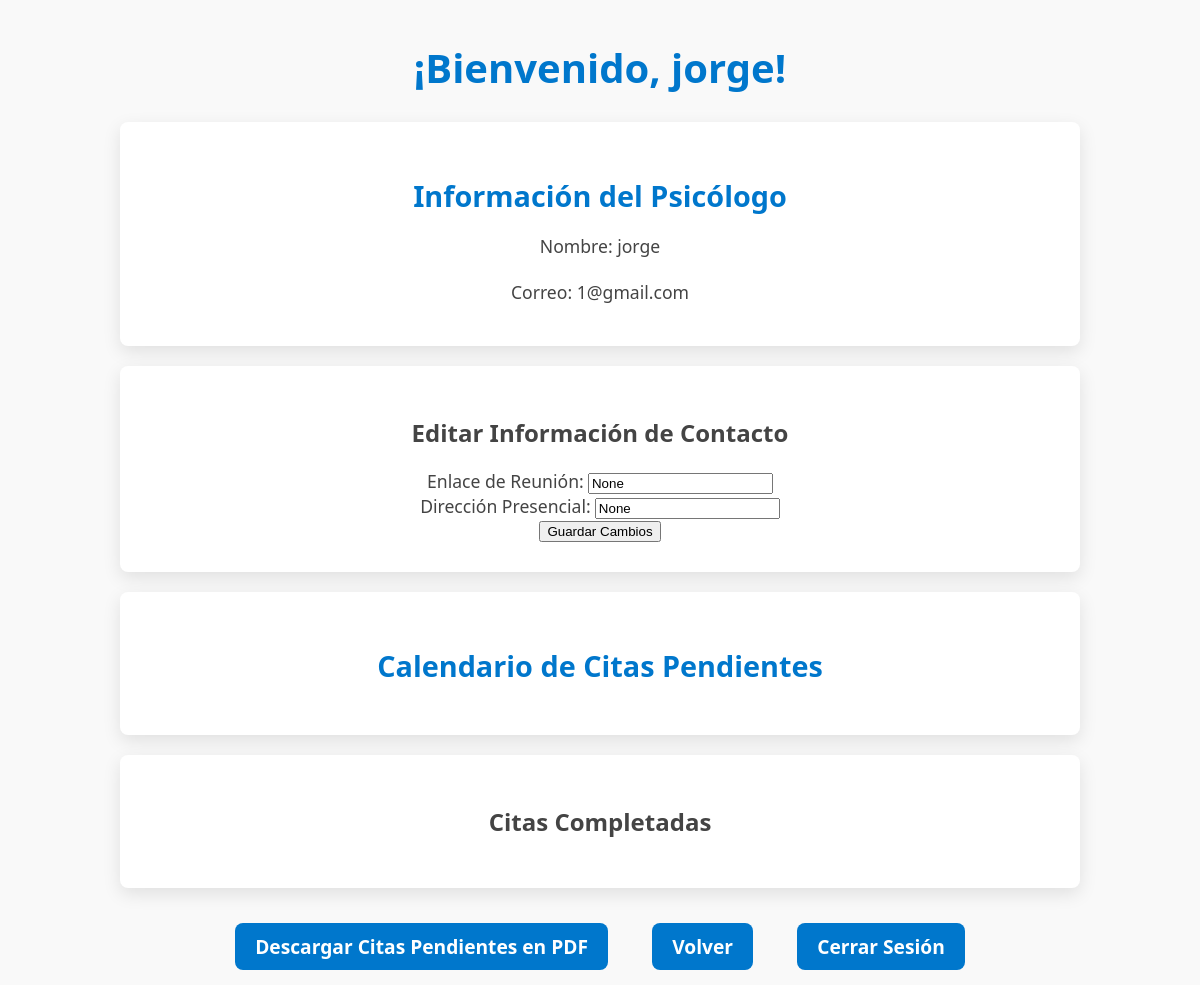
The app's page /psicologo/ (signed in) with its own data.
### citas/models.py (models this page shows, shortened)
class Psicologo(AbstractBaseUser, PermissionsMixin):
    nombre = models.CharField(max_length=100)
    correo = models.EmailField(unique=True)
    is_active = models.BooleanField(default=True)
    is_staff = models.BooleanField(default=False)
    es_psicologo = models.BooleanField(default=True)
    enlace_reunion = models.URLField(max_length=200, blank=True, null=True)
    direccion_presencial = models.CharField(max_length=255, blank=True, null=True)
    objects = PsicologoManager()
    USERNAME_FIELD = 'correo'
    REQUIRED_FIELDS = ['nombre']

### citas/views.py (the view, shortened to what this page needs)
# urls.py: path('psicologo/', views.mostrar_interfaz_psicologo, name='interfaz_psicologo'),
@login_required(login_url='vista_login')
def mostrar_interfaz_psicologo(request):
    psicologo = request.user
    citas_pendientes = Cita.objects.filter(psicologo=psicologo, completa=False)
    citas_completadas = Cita.objects.filter(psicologo=psicologo, completa=True)
    return render(request, 'interfaz_psicologo.html', {
        'psicologo': psicologo,
        'citas_pendientes': citas_pendientes,
        'citas_completadas': citas_completadas
    })

### citas/templates/interfaz_psicologo.html (shortened to what this page needs)
<!DOCTYPE html>
<html>
<head>
    {% load static %}
    <link rel="stylesheet" href="{% static 'css/psicologo_styles.css' %}">
</head>
<body>
    <h1>¡Bienvenido, {{ psicologo.nombre }}!</h1>
    <section id="info-psicologo">
        <h2>Información del Psicólogo</h2>
        <p>Nombre: {{ psicologo.nombre }}</p>
        <p>Correo: {{ psicologo.correo }}</p>
    </section>
    <section id="editar-contacto">
        <h2>Editar Información de Contacto</h2>
        <form method="post" action="{% url 'interfaz_psicologo' %}">
            <label for="enlace_reunion">Enlace de Reunión:</label>
            <input type="url" id="enlace_reunion" name="enlace_reunion" value="{{ psicologo.enlace_reunion }}"><br>
            <label for="direccion_presencial">Dirección Presencial:</label>
            <input type="text" id="direccion_presencial" name="direccion_presencial" value="{{ psicologo.direccion_presencial }}"><br>
            <button type="submit">Guardar Cambios</button>
        </form>
    </section>
    <section id="calendario-citas">
        <h2>Calendario de Citas Pendientes</h2>
    </section>
    <section id="citas-completadas">
        <h2>Citas Completadas</h2>
    </section>
    <a href="{% url 'descargar_citas_pdf' %}">Descargar Citas Pendientes en PDF</a>
    <a href="{% url 'menu_principal' %}">Volver</a>
    <a href="{% url 'vista_logout' %}">Cerrar Sesión</a>
</body>
</html>

### static/css/psicologo_styles.css (style rules this page uses)
body { font-family: 'Segoe UI', Tahoma, Geneva, Verdana, sans-serif; background-color: #f9f9f9; margin: 0; padding: 0; color: #444; text-align: center; }
h1 { text-align: center; color: #0077cc; margin-top: 40px; font-size: 2.5em; font-weight: 600; }
section { background-color: #fff; padding: 30px; margin: 20px auto; border-radius: 8px; box-shadow: 0 6px 18px rgba(0, 0, 0, 0.1); width: 80%; max-width: 900px; }
#info-psicologo h2 { color: #0077cc; font-size: 1.8em; margin-bottom: 15px; }
#info-psicologo p { font-size: 1.1em; margin-bottom: 10px; line-height: 1.6; }
#calendario-citas h2 { color: #0077cc; font-size: 1.8em; margin-bottom: 20px; }
a { text-decoration: none; color: #fff; font-weight: bold; font-size: 1.2em; display: inline-block; padding: 10px 20px; margin: 15px 20px; border-radius: 8px; background-color: #0077cc; text-align: center; transition: all 0.09s ease; cursor: pointer; }
label { font-size: 1.1em; cursor: pointer; }
form { margin: 0; }

### records on screen
Psicologo: nombre "jorge", correo "1@gmail.com", enlace_reunion "None", direccion_presencial "None"
